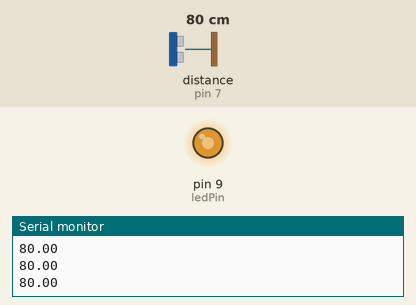
A sketch run on a simulated Arduino Uno, built with avr-gcc and run on an emulated ATmega328P. Shown: output pins drawn as LEDs (lit = HIGH), the last lines printed to the serial monitor. Inputs (shaded band) come from the test bench; at power-on: distance to the obstacle (sensor on pin 7) 80 cm. The echo pulse lasts 58.3 µs per cm.

Above: at 1.2 s.
1.3 s: distance to the obstacle (sensor on pin 7) set to 2 cm
At 1.7 s:
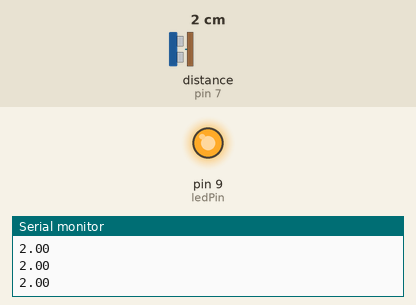
2.8 s: distance to the obstacle (sensor on pin 7) set to 120 cm
At 3.7 s:
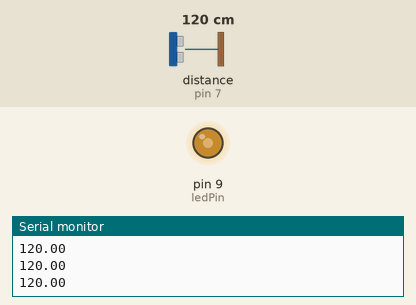
4.3 s: distance to the obstacle (sensor on pin 7) set to 4 cm
At 5.0 s:
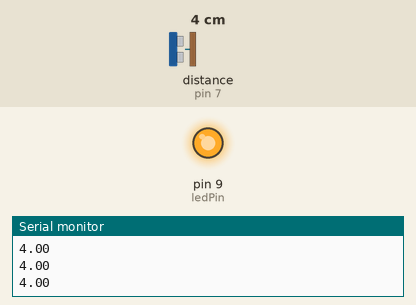
Timing chart, 0 to 7.3 s (numbered marks = the images above; inputs shaded):
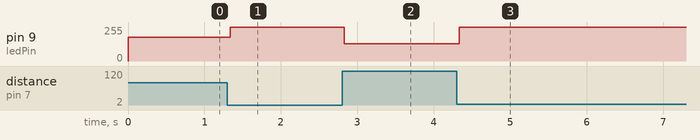

The sketch:

Ultrasonic.ino
```cpp
//
// Ultrasonic HR-SC04 sensor test
//
// http://robocraft.ru
//

#include "Ultrasonic.h"

// sensor connected to:
// Trig - 12, Echo - 13
Ultrasonic ultrasonic(8, 7);

int ledPin = 9;

void setup()
{
  Serial.begin(9600); 						// start the serial port
}

void loop()
{ int val, old_val, y, x;

  float dist_cm = ultrasonic.Ranging(CM); 	// get distance
  Serial.println(dist_cm); 					// print the distance
  //  Serial.println("x:");
  //  Serial.println(x);
  val = dist_cm;
  val = map(dist_cm, 20, 220, 255, 0);

//  if ((dist_cm==0)&&(dist_cm <=150)) {
//
//     analogWrite(9, 255);
//    }
    analogWrite(9, val);


   // delay(50);


  //  if (val != old_val) {
  //    old_val = val;
  //    y=0;
  //
  //
  //
  //  }
  //  if (val == old_val){
  //    y++;
  //    }
  //
  //
  //if(y>=100){
  //  for(x=255;x<=0;x--){
  //    analogWrite(9, x);
  //    }
  //  }

  delay(50); 								// arbitary wait time.
}
```

Measured:
- after the input at 1.3 s, pin 9 (ledPin): 179/255 → 255/255 at once
- after the input at 2.8 s, pin 9 (ledPin): 255/255 → 128/255 at once
- after the input at 4.3 s, pin 9 (ledPin): 128/255 → 255/255 at once
